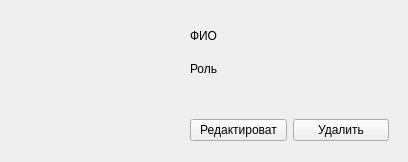
<?xml version="1.0" encoding="UTF-8"?>
<ui version="4.0">
 <class>Form</class>
 <widget class="QWidget" name="Form">
  <property name="geometry">
   <rect>
    <x>0</x>
    <y>0</y>
    <width>408</width>
    <height>162</height>
   </rect>
  </property>
  <property name="windowTitle">
   <string>Form</string>
  </property>
  <widget class="QLabel" name="label_IconAvatar">
   <property name="geometry">
    <rect>
     <x>30</x>
     <y>10</y>
     <width>111</width>
     <height>111</height>
    </rect>
   </property>
   <property name="text">
    <string/>
   </property>
   <property name="pixmap">
    <pixmap resource="icons.qrc">:/icon/icon_source_file/icons8.png</pixmap>
   </property>
  </widget>
  <widget class="QLabel" name="label_FullName">
   <property name="geometry">
    <rect>
     <x>190</x>
     <y>20</y>
     <width>171</width>
     <height>31</height>
    </rect>
   </property>
   <property name="text">
    <string>ФИО</string>
   </property>
  </widget>
  <widget class="QLabel" name="label_Role">
   <property name="geometry">
    <rect>
     <x>190</x>
     <y>60</y>
     <width>131</width>
     <height>18</height>
    </rect>
   </property>
   <property name="text">
    <string>Роль</string>
   </property>
  </widget>
  <widget class="QWidget" name="horizontalLayoutWidget">
   <property name="geometry">
    <rect>
     <x>190</x>
     <y>110</y>
     <width>199</width>
     <height>41</height>
    </rect>
   </property>
   <layout class="QHBoxLayout" name="horizontalLayout">
    <item>
     <widget class="QPushButton" name="pushButton">
      <property name="text">
       <string>Редактироват</string>
      </property>
     </widget>
    </item>
    <item>
     <widget class="QPushButton" name="pushButton_2">
      <property name="text">
       <string>Удалить</string>
      </property>
     </widget>
    </item>
   </layout>
  </widget>
 </widget>
 <resources>
  <include location="icons.qrc"/>
 </resources>
 <connections/>
</ui>
